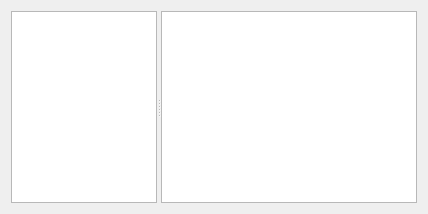
      <widget class="QWidget" name="tab_3">
       <attribute name="title">
        <string>View and Edit</string>
       </attribute>
       <layout class="QVBoxLayout" name="verticalLayout_4">
        <item>
         <layout class="QHBoxLayout" name="horizontalLayout_20">
          <item>
           <layout class="QHBoxLayout" name="horizontalLayout_22">
            <item>
             <widget class="QSplitter" name="splitter">
              <property name="orientation">
               <enum>Qt::Horizontal</enum>
              </property>
              <widget class="QWidget" name="widget" native="true">
               <property name="maximumSize">
                <size>
                 <width>150</width>
                 <height>16777215</height>
                </size>
               </property>
               <layout class="QHBoxLayout" name="horizontalLayout_12">
                <item>
                 <layout class="QHBoxLayout" name="horizontalLayout_21">
                  <item>
                   <widget class="PandasView" name="headings_table">
                    <property name="sizePolicy">
                     <sizepolicy hsizetype="Expanding" vsizetype="MinimumExpanding">
                      <horstretch>0</horstretch>
                      <verstretch>0</verstretch>
                     </sizepolicy>
                    </property>
                    <property name="minimumSize">
                     <size>
                      <width>0</width>
                      <height>0</height>
                     </size>
                    </property>
                    <property name="maximumSize">
                     <size>
                      <width>150</width>
                      <height>16777215</height>
                     </size>
                    </property>
                    <property name="sizeAdjustPolicy">
                     <enum>QAbstractScrollArea::AdjustIgnored</enum>
                    </property>
                    <property name="showGrid">
                     <bool>false</bool>
                    </property>
                    <property name="gridStyle">
                     <enum>Qt::NoPen</enum>
                    </property>
                   </widget>
                  </item>
                 </layout>
                </item>
               </layout>
              </widget>
              <widget class="QWidget" name="widget_2" native="true">
               <layout class="QVBoxLayout" name="verticalLayout_6">
                <item>
                 <widget class="PandasView" name="tables_table">
                  <property name="sizePolicy">
                   <sizepolicy hsizetype="MinimumExpanding" vsizetype="MinimumExpanding">
                    <horstretch>0</horstretch>
                    <verstretch>0</verstretch>
                   </sizepolicy>
                  </property>
                 </widget>
                </item>
               </layout>
              </widget>
             </widget>
            </item>
           </layout>
          </item>
         </layout>
        </item>
       </layout>
      </widget>
